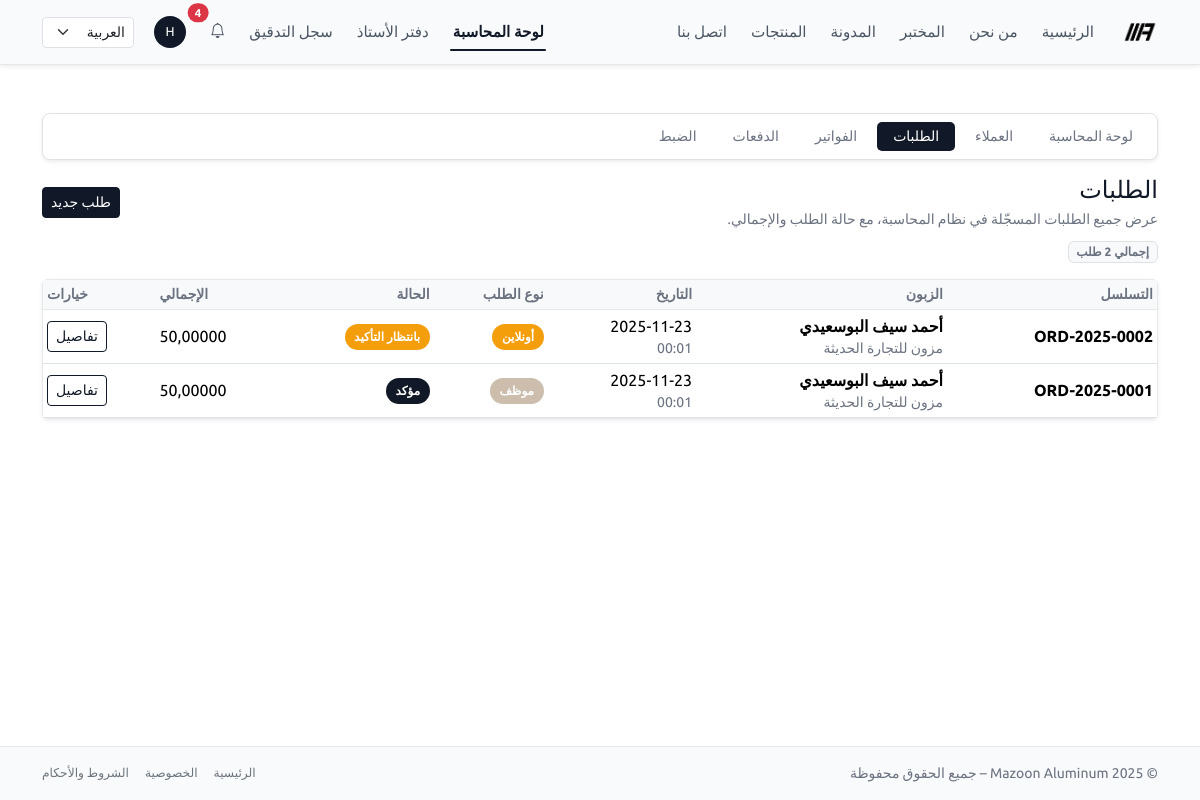
/ar/accounting/orders/ (signed in), run on an earlier commit of the app's database.
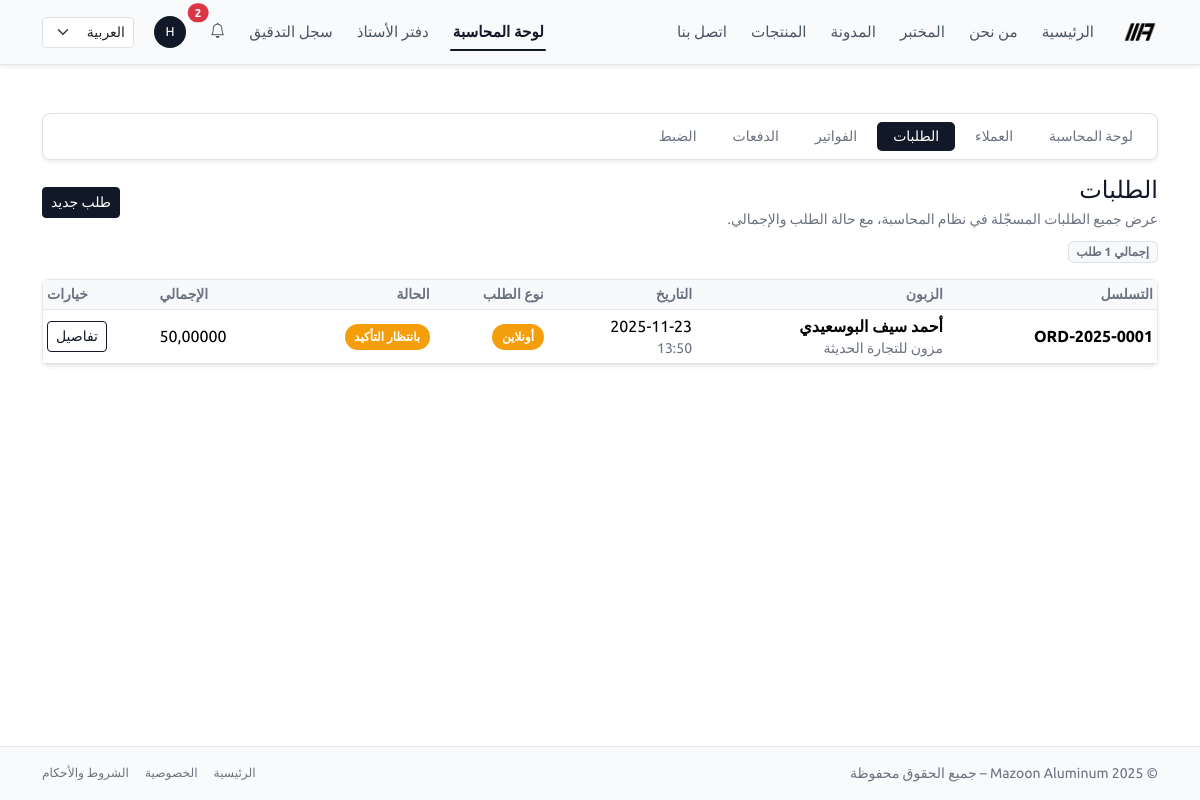
And on a later commit of the database.
### accounting/models.py (models this page shows, shortened)
class Order(NumberedModel, DomainEventsMixin):
    STATUS_DRAFT = "draft"
    STATUS_PENDING = "pending"      # طلب أونلاين ينتظر تأكيد موظف
    STATUS_CONFIRMED = "confirmed"  # تم التأكيد
    STATUS_CANCELLED = "cancelled"
    STATUS_CHOICES = [
        (STATUS_DRAFT, "مسودة"),
        (STATUS_PENDING, "بانتظار التأكيد"),
        (STATUS_CONFIRMED, "مؤكد"),
        (STATUS_CANCELLED, "ملغي"),
    ]
    customer = models.ForeignKey(
        Customer,
        on_delete=models.PROTECT,
        related_name="orders",
        verbose_name="الزبون",
    )
    created_by = models.ForeignKey(
        settings.AUTH_USER_MODEL,
        on_delete=models.SET_NULL,
        null=True,
        blank=True,
        related_name="orders_created",
        verbose_name="تم إدخاله بواسطة",
    )
    invoice = models.OneToOneField(
        "Invoice",
        on_delete=models.SET_NULL,
        null=True,
        blank=True,
        related_name="order",
        verbose_name="الفاتورة الناتجة",
    )
    status = models.CharField(
        max_length=20,
        choices=STATUS_CHOICES,
        default=STATUS_PENDING,
    )
    is_online = models.BooleanField(
        default=False,
        help_text="صحيح إذا كان الطلب تم من بوابة الزبون.",
    )
    created_at = models.DateTimeField(auto_now_add=True)
    confirmed_by = models.ForeignKey(
        settings.AUTH_USER_MODEL,
        on_delete=models.PROTECT,
        null=True,
        blank=True,
        related_name="confirmed_orders",
        verbose_name="تم تأكيده بواسطة",
    )
    confirmed_at = models.DateTimeField(null=True, blank=True)
    notes = models.TextField(blank=True, verbose_name="ملاحظات داخلية")
    class Meta:
        ordering = ("-created_at", "id")
        indexes = [
            models.Index(fields=["created_at"]),
            models.Index(fields=["status"]),
            models.Index(fields=["serial"]),  # من NumberedModel
        ]
    @property
    def total_amount(self) -> Decimal:
        return sum((item.subtotal for item in self.items.all()), Decimal("0"))
    @property
    def status_badge(self) -> str:
        mapping = {
            self.STATUS_DRAFT: "badge-mazoon badge-draft",
            self.STATUS_PENDING: "badge-mazoon badge-pending",
            self.STATUS_CONFIRMED: "badge-mazoon badge-confirmed",
            self.STATUS_CANCELLED: "badge-mazoon badge-cancelled",
        }
        return mapping.get(self.status, "badge-mazoon badge-draft")
    @property
    def type_label(self) -> str:
        return _("أونلاين") if self.is_online else _("موظف")
    @property
    def type_badge(self) -> str:
        if self.is_online:
            return "badge-mazoon badge-online"
        return "badge-mazoon badge-staff"

class Customer(models.Model):
    user = models.OneToOneField(
        settings.AUTH_USER_MODEL,
        on_delete=models.SET_NULL,
        null=True,
        blank=True,
        related_name="customer_profile",
        help_text="Optional: link to a Django user for customer access.",
    )
    name = models.CharField(max_length=255)
    phone = models.CharField(max_length=50, blank=True)
    email = models.EmailField(blank=True)
    company_name = models.CharField(max_length=255, blank=True)
    tax_number = models.CharField(
        max_length=50,
        blank=True,
        help_text="Optional: VAT / Tax ID if applicable.",
    )
    country = models.CharField(
        max_length=255,
        blank=True,
        help_text="Country name (translatable).",
    )
    governorate = models.CharField(
        max_length=255,
        blank=True,
        help_text="Governorate / محافظة (translatable).",
    )
    wilaya = models.CharField(
        max_length=255,
        blank=True,
        help_text="Wilaya / ولاية (translatable).",
    )
    village = models.CharField(
        max_length=255,
        blank=True,
        help_text="Village / قرية (translatable).",
    )
    postal_code = models.CharField(
        max_length=20,
        blank=True,
        help_text="Postal code / الرمز البريدي (translatable if needed).",
    )
    po_box = models.CharField(
        max_length=20,
        blank=True,
        help_text="P.O. Box / صندوق البريد (translatable if needed).",
    )
    address = models.TextField(blank=True)
    created_at = models.DateTimeField(auto_now_add=True)
    class Meta:
        ordering = ("name", "id")

class OrderItem(models.Model):
    order = models.ForeignKey(
        Order,
        on_delete=models.CASCADE,
        related_name="items",
        verbose_name="الطلب",
    )
    product = models.ForeignKey(
        "website.Product",
        on_delete=models.PROTECT,
        verbose_name="المنتج",
        null=True,
        blank=True,
    )
    description = models.CharField(
        max_length=255,
        blank=True,
        default="",
        verbose_name="الوصف",
    )
    quantity = models.DecimalField(max_digits=10, decimal_places=2, default=1)
    unit_price = models.DecimalField(max_digits=10, decimal_places=3)
    @property
    def subtotal(self) -> Decimal:
        return self.quantity * self.unit_price

### accounting/views.py (the view)
# urls.py: path("orders/", views.OrderListView.as_view(), name="order_list"),
@method_decorator(accounting_staff_required, name="dispatch")
class OrderListView(AccountingSectionMixin, ListView):
    section = "orders"
    model = Order
    template_name = "accounting/orders/list.html"
    context_object_name = "orders"
    paginate_by = 20
    def get_queryset(self):
        return (
            Order.objects
            .select_related("customer", "created_by", "confirmed_by")
            .prefetch_related("items__product")
            .order_by("-created_at", "id")
        )

### templates/accounting/orders/list.html (shortened to what this page needs)
{% extends "base.html" %}
{% load i18n %}
{% block content %}
<div class="py-4">
  {% include "accounting/_nav.html" %}
  <div class="d-flex flex-wrap justify-content-between align-items-center mb-2 gap-2">
    <div>
      <h1 class="h4 mb-1">
        {% trans "الطلبات" %}
      </h1>
      <p class="text-muted small mb-0">
      </p>
    </div>
    <div class="d-flex align-items-center gap-2">
      <a href="{% url 'accounting:order_create' %}" class="btn btn-primary btn-sm">
        {% trans "طلب جديد" %}
      </a>
    </div>
  </div>
  <div class="mb-3">
    <span class="badge bg-light text-muted border">
    </span>
  </div>
  <div class="card border-0 shadow-sm">
    <div class="card-body p-0">
      <div class="table-responsive">
        <table class="table table-sm mb-0 align-middle">
          <thead class="table-light">
            <tr>
              <th class="text-muted small">{% trans "التسلسل" %}</th>
              <th class="text-muted small">{% trans "الزبون" %}</th>
              <th class="text-muted small">{% trans "التاريخ" %}</th>
              <th class="text-muted small">{% trans "نوع الطلب" %}</th>
              <th class="text-muted small">{% trans "الحالة" %}</th>
              <th class="text-muted small text-end">{% trans "الإجمالي" %}</th>
              <th class="text-muted small text-end">{% trans "خيارات" %}</th>
            </tr>
          </thead>
          <tbody>
          {% for order in orders %}
            <tr>
              <td class="fw-semibold text-nowrap">{{ order.serial }}</td>
              <td>
                <div class="fw-semibold">{{ order.customer.name }}</div>
                {% if order.customer.company_name %}
                  <div class="text-muted small">{{ order.customer.company_name }}</div>
                {% endif %}
              </td>
              <td class="text-nowrap">
                {{ order.created_at|date:"Y-m-d" }}
                <div class="text-muted small">{{ order.created_at|date:"H:i" }}</div>
              </td>
              <td>
                <span class="{{ order.type_badge }}">
                  {{ order.type_label }}
                </span>
              </td>
              <td>
                <span class="{{ order.status_badge }}">
                  {{ order.get_status_display }}
                </span>
              </td>
              <td class="text-nowrap text-end">
                {{ order.total_amount }}
              </td>
              <td class="text-end">
                <a href="{% url 'accounting:order_detail' order.pk %}" class="btn btn-sm btn-outline-primary">
                  {% trans "تفاصيل" %}
                </a>
              </td>
            </tr>
          {% empty %}
            <tr>
              <td colspan="7" class="text-center text-muted py-4">
                {% trans "لا توجد طلبات حتى الآن." %}
              </td>
            </tr>
          {% endfor %}
          </tbody>
        </table>
      </div>
    </div>
  </div>
</div>
{% endblock %}

### templates/base.html (shortened to what this page needs)
{% load static i18n %}
<!doctype html>
<html lang="{{ LANGUAGE_CODE }}" dir="{% if LANGUAGE_CODE == 'ar' %}rtl{% else %}ltr{% endif %}" data-bs-theme="light">
<head>
  {% if LANGUAGE_CODE == "ar" %}
    <link href="https://cdn.jsdelivr.net/npm/bootstrap@5.3.8/dist/css/bootstrap.rtl.min.css"
          rel="stylesheet"
/>
  {% else %}
    <link href="https://cdn.jsdelivr.net/npm/bootstrap@5.3.8/dist/css/bootstrap.min.css"
          rel="stylesheet"
/>
  {% endif %}
<link rel="stylesheet"
      href="https://cdn.jsdelivr.net/npm/bootstrap-icons@1.11.3/font/bootstrap-icons.css">
  <link rel="stylesheet" href="{% static 'css/style.css' %}"/>
</head>
<body class="bg-body text-body d-flex flex-column min-vh-100">
<nav class="navbar navbar-expand-lg navbar-light mazoon-navbar shadow-sm">
  <div class="container">
    <a class="navbar-brand fw-bold d-flex align-items-center gap-2" href="{% url 'home' %}">
      <img src="{% static 'img/logo_mazoon_black.png' %}"
           alt="Mazoon Aluminum logo"
           class="navbar-logo">
    </a>
    <div class="collapse navbar-collapse" id="mainNavbar">
      <ul class="navbar-nav me-auto mb-2 mb-lg-0 main-nav-links">
        <li class="nav-item">
          <a class="nav-link {% if request.resolver_match.url_name == 'home' %}active{% endif %}"
             href="{% url 'home' %}">{% trans "الرئيسية" %}</a>
        </li>
        <li class="nav-item">
          <a class="nav-link {% if request.resolver_match.url_name == 'about' %}active{% endif %}"
             href="{% url 'about' %}">{% trans "من نحن" %}</a>
        </li>
        <li class="nav-item">
          <a class="nav-link {% if request.resolver_match.url_name == 'lab' %}active{% endif %}"
             href="{% url 'lab' %}">{% trans "المختبر" %}</a>
        </li>
        <li class="nav-item">
          <a class="nav-link {% if request.resolver_match.url_name == 'blog_list' or request.resolver_match.url_name == 'blog_detail' %}active{% endif %}"
             href="{% url 'blog_list' %}">{% trans "المدونة" %}</a>
        </li>
        <li class="nav-item">
          <a class="nav-link {% if request.resolver_match.url_name == 'product_list' %}active{% endif %}"
             href="{% url 'product_list' %}">{% trans "المنتجات" %}</a>
        </li>
        <li class="nav-item">
          <a class="nav-link {% if request.resolver_match.url_name == 'contact' %}active{% endif %}"
             href="{% url 'contact' %}">{% trans "اتصل بنا" %}</a>
        </li>
      </ul>
      <ul class="navbar-nav ms-auto mb-2 mb-lg-0 align-items-center top-right-links">
{% if user.is_authenticated %}
  {% if user.is_staff or user.is_superuser %}
    <li class="nav-item">
      <a class="nav-link {% if request.resolver_match.namespace == 'accounting' %}active{% endif %}"
         href="{% url 'accounting:dashboard' %}">
        {% trans "لوحة المحاسبة" %}
      </a>
    </li>
  {% endif %}
{% endif %}
        {% if user.is_authenticated and user.is_staff %}
          <li class="nav-item">
            <a class="nav-link {% if request.resolver_match.namespace == 'ledger' %}active{% endif %}"
               href="{% url 'ledger:dashboard' %}">
              {% trans "دفتر الأستاذ" %}
            </a>
          </li>
                   <li class="nav-item">
    <a class="nav-link {% if request.resolver_match.namespace == 'core' and request.resolver_match.url_name == 'audit_log_list' %}active{% endif %}"
       href="{% url 'core:audit_log_list' %}">
      {% trans "سجل التدقيق" %}
    </a>
  </li>
        {% endif %}
          {% include "core/notifications/_navbar_dropdown.html" %}
        {% if user.is_authenticated %}
          <li class="nav-item dropdown">
            <a class="nav-link d-flex align-items-center gap-2"
               href="#"
               id="userMenuDropdown"
               role="button"
               data-bs-toggle="dropdown"
               aria-expanded="false">
              <span class="rounded-circle d-inline-flex justify-content-center align-items-center"
                    style="width: 32px; height: 32px; background-color: #111827; color: #fff; font-size: 0.8rem;">
                {{ user.username|first|upper }}
              </span>
            </a>
          </li>
        {% endif %}
        <li class="nav-item ms-2">
          <form action="{% url 'set_language' %}" method="post" class="d-flex">
            <select name="language"
                    class="form-select form-select-sm lang-switcher"
                    onchange="this.form.submit()">
              <option value="ar" {% if LANGUAGE_CODE == 'ar' %}selected{% endif %}>العربية</option>
            </select>
          </form>
        </li>
      </ul>
    </div>
  </div>
</nav>
<main class="py-4 flex-grow-1">
  <div class="container">
    {% block content %}{% endblock %}
  </div>
</main>
<footer class="mazoon-footer border-top py-3 mt-auto">
  <div class="container d-flex flex-column flex-md-row justify-content-between align-items-center text-muted small gap-2">
    <div>
      &copy; {% now "Y" %} Mazoon Aluminum – {% trans "جميع الحقوق محفوظة" %}
    </div>
    <div class="d-flex gap-3">
      <a href="{% url 'home' %}" class="link-secondary text-decoration-none small">{% trans "الرئيسية" %}</a>
      <a href="#" class="link-secondary text-decoration-none small">{% trans "الخصوصية" %}</a>
      <a href="#" class="link-secondary text-decoration-none small">{% trans "الشروط والأحكام" %}</a>
    </div>
  </div>
</footer>
</body>
</html>

### templates/core/notifications/_navbar_dropdown.html (shortened to what this page needs)
{% load i18n %}
{% if user.is_authenticated %}
<li class="nav-item dropdown">
  <a class="nav-link position-relative"
     href="#"
     id="navbarNotificationsDropdown"
     role="button"
     data-bs-toggle="dropdown"
     aria-expanded="false">
    <i class="bi bi-bell"></i>
    {% if notif_unread_count %}
      <span class="position-absolute top-0 start-100 translate-middle badge rounded-pill bg-danger">
        {{ notif_unread_count }}
      </span>
    {% endif %}
  </a>
</li>
{% endif %}

### templates/accounting/_nav.html
{% load i18n %}
<div class="mb-3">
  <div class="bg-mazoon-card border rounded-3 shadow-sm px-2 py-2">
    <ul class="nav nav-pills flex-wrap small mazoon-nav gap-1">
      <li class="nav-item">
        <a class="nav-link px-3 py-1 {% if accounting_section == 'dashboard' %}active{% endif %}"
           href="{% url 'accounting:dashboard' %}">
          {% trans "لوحة المحاسبة" %}
        </a>
      </li>
      <li class="nav-item">
        <a class="nav-link px-3 py-1 {% if accounting_section == 'customers' %}active{% endif %}"
           href="{% url 'accounting:customer_list' %}">
          {% trans "العملاء" %}
        </a>
      </li>
      <li class="nav-item">
        <a class="nav-link px-3 py-1 {% if accounting_section == 'orders' %}active{% endif %}"
           href="{% url 'accounting:order_list' %}">
          {% trans "الطلبات" %}
        </a>
      </li>
      <li class="nav-item">
        <a class="nav-link px-3 py-1 {% if accounting_section == 'invoices' %}active{% endif %}"
           href="{% url 'accounting:invoice_list' %}">
          {% trans "الفواتير" %}
        </a>
      </li>
      <li class="nav-item">
        <a class="nav-link px-3 py-1 {% if accounting_section == 'payments' %}active{% endif %}"
           href="{% url 'accounting:payment_list' %}">
          {% trans "الدفعات" %}
        </a>
      </li>
      <li class="nav-item">
        <a class="nav-link px-3 py-1 {% if accounting_section == 'settings' %}active{% endif %}"
           href="{% url 'accounting:sales_settings' %}">
          {% trans "الضبط" %}
        </a>
      </li>
    </ul>
  </div>
</div>

What changed in the data, as far as the page shows it:
removed Order: serial "ORD-2025-0002", customer.name "أحمد سيف البوسعيدي", customer.company_name "مزون للتجارة الحديثة", created_at "2025-11-23", created_at "00:01", type_label "أونلاين", status "بانتظار التأكيد", total_amount "50,00000"
changed Order "أحمد سيف البوسعيدي": created_at "00:01" → "13:50"; is_online False → True (drawn); type_label "موظف" → "أونلاين"; status "مؤكد" → "بانتظار التأكيد"
Also different on the page:
{{ notif_unread_count }}: "4" → "2"
text no longer shown: "إجمالي 2 طلب"
text now shown: "إجمالي 1 طلب"
